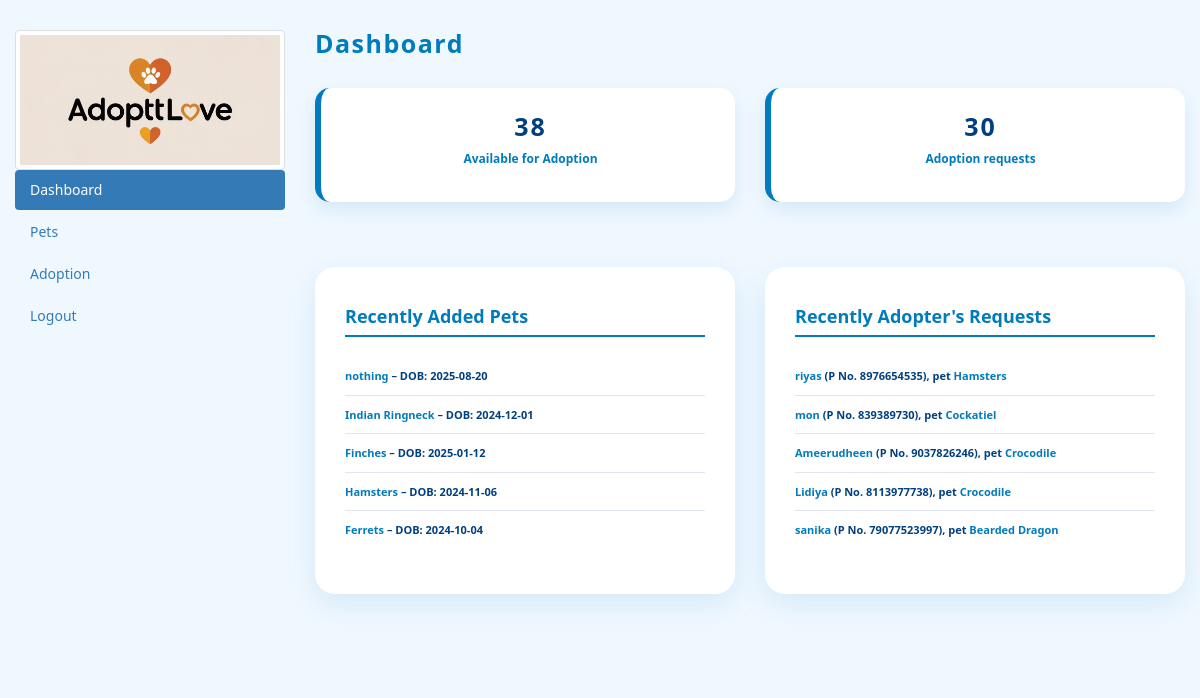
The page /dashboard.php (signed in) on the database as committed earlier.
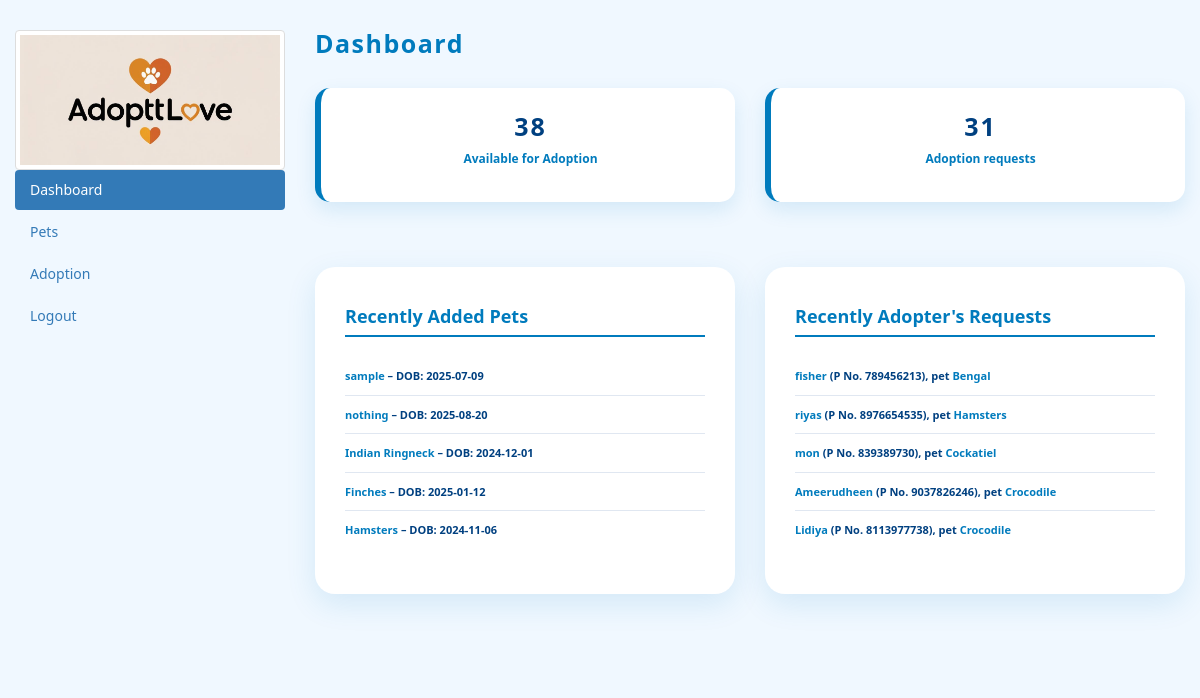
The same page on the database as committed later.
### tables this page shows
CREATE TABLE IF NOT EXISTS `pets` (
  `p_id` int NOT NULL AUTO_INCREMENT,
  `p_tittle` varchar(200) NOT NULL,
  `p_description` varchar(200) NOT NULL,
  `p_imagename` varchar(200) NOT NULL,
  `cat_id` int NOT NULL,
  `p_date_of_birth` date NOT NULL,
  `p_status` int NOT NULL,
  `p_createdBy` varchar(200) NOT NULL,
  `p_createdDate` timestamp NOT NULL DEFAULT CURRENT_TIMESTAMP,
  `p_updatedBy` varchar(200) NOT NULL,
  `p_updatedDate` timestamp NOT NULL DEFAULT CURRENT_TIMESTAMP,
  PRIMARY KEY (`p_id`)
);

CREATE TABLE IF NOT EXISTS `adoption` (
  `a_id` int NOT NULL AUTO_INCREMENT,
  `a_name` varchar(200) NOT NULL,
  `a_address` text NOT NULL,
  `a_pn` varchar(50) NOT NULL,
  `a_email` varchar(200) NOT NULL,
  `pet_id` int NOT NULL,
  `a_petName` varchar(200) NOT NULL,
  `a_comment` text NOT NULL,
  `a_status` int NOT NULL,
  `a_createdBy` varchar(200) NOT NULL,
  `a_createdDate` timestamp(6) NOT NULL DEFAULT CURRENT_TIMESTAMP(6),
  `a_updatedBy` varchar(200) NOT NULL,
  `a_updatedDate` timestamp(6) NOT NULL DEFAULT CURRENT_TIMESTAMP(6),
  PRIMARY KEY (`a_id`)
);

### dashboard.php (the view, shortened to what this page needs)
<?php
$conn = new mysqli("localhost", "root", "", "adoptlove");
$totalAdoptions = $conn->query("SELECT COUNT(*) AS total FROM adoption")->fetch_assoc()['total'];
$availablePets = $conn->query("SELECT COUNT(*) AS available FROM pets WHERE p_status = 1")->fetch_assoc()['available'];
?>
<!DOCTYPE html>
<html lang="en">
<head>
  <link rel="stylesheet" href="./js/dashboard/bootstrap.min.css">
</head>
<body>
<div class="container-fluid">
  <div class="row content">
    <?php include 'header.php'; ?>
    <div class="col-sm-9">
      <div class="dashboard-header">
        <h2>Dashboard</h2>
      </div>
      <div class="row">
        <div class="col-sm-6">
          <div class="stat-box" onclick="location.href='pets.php';" style="cursor:pointer;">
            <h4><?php echo $availablePets; ?></h4>
            <p>Available for Adoption</p>
          </div>
        </div>
        <div class="col-sm-6">
          <div class="stat-box" onclick="location.href='adoption.php';" style="cursor:pointer;">
            <h4><?php echo $totalAdoptions; ?></h4>
            <p>Adoption requests</p>
          </div>
        </div>
      </div>
     <div class="row">
  <div class="col-md-6">
    <div class="dashboard-card">
      <h4>Recently Added Pets</h4>
      <ul>
        <?php
        $recentPets = $conn->query("SELECT p_tittle, p_date_of_birth FROM pets ORDER BY p_id DESC LIMIT 5");
        while ($pet = $recentPets->fetch_assoc()) {
          echo "<li><strong>{$pet['p_tittle']}</strong> – DOB: {$pet['p_date_of_birth']}</li>";
        }
        ?>
      </ul>
    </div>
  </div>
  <div class="col-md-6">
    <div class="dashboard-card">
      <h4>Recently Adopter's Requests</h4>
      <ul>
        <?php
        $recentAdopters = $conn->query("SELECT a_name, a_pn, a_petName FROM adoption ORDER BY a_id DESC LIMIT 5");
        if ($recentAdopters && $recentAdopters->num_rows > 0) {
          while ($adopter = $recentAdopters->fetch_assoc()) {
            echo "<li><strong>{$adopter['a_name']}</strong> (P No. {$adopter['a_pn']}), pet <strong>{$adopter['a_petName']}</strong></li>";
          }
        } else {
          echo "<li>No recent adoption records found.</li>";
        }
        ?>
      </ul>
    </div>
  </div>
</div>
</div>
</div>
</div>
</body>
</html>

### header.php
<?php
  $currentPage = basename($_SERVER['PHP_SELF']);
?>
<div class="col-sm-3 sidenav hidden-xs">
  <img src="images/adoptlove1.png" alt="" class="img-thumbnail">
  <ul class="nav nav-pills nav-stacked">
    <li class="<?= ($currentPage == 'dashboard.php') ? 'active' : '' ?>">
      <a href="./dashboard.php">Dashboard</a>
    </li>
    <li class="<?= ($currentPage == 'pets.php') ? 'active' : '' ?>">
      <a href="./pets.php">Pets</a>
    </li>
    <li class="<?= ($currentPage == 'adoption.php') ? 'active' : '' ?>">
      <a href="./adoption.php">Adoption</a>
    </li>
    <li class="<?= ($currentPage == 'logout.php') ? 'active' : '' ?>">
      <a href="./logout.php">Logout</a>
    </li>
  </ul><br>
</div>

### dashboard.php (style rules this page uses)
body { background-color: #f0f8ff; color: #004080; font-family: 'Segoe UI', Tahoma, Geneva, Verdana, sans-serif; margin: 0; padding: 0; min-height: 100vh; }
.container-fluid { padding-top: 30px; }
.row.content { min-height: 80vh; }
.dashboard-header { display: flex; justify-content: space-between; align-items: center; margin-bottom: 30px; }
.dashboard-header h2 { color: #007bbd; font-weight: 700; font-size: 2.5rem; letter-spacing: 1.5px; margin: 0; }
.row > .col-sm-6 { margin-bottom: 25px; }
.stat-box { background: #ffffff; border-left: 6px solid #007bbd; padding: 25px 20px 25px 25px; border-radius: 15px; box-shadow: 0 8px 20px rgba(0, 123, 189, 0.12); transition: transform 0.3s ease, box-shadow 0.3s ease; cursor: pointer; }
.stat-box h4 { font-size: 2.5rem; margin: 0; color: #004080; font-weight: 700; letter-spacing: 2px; text-align: center; user-select: none; }
.stat-box p { margin-top: 10px; font-size: 1.2rem; font-weight: 600; text-align: center; color: #007bbd; user-select: none; }
.dashboard-card { background: #ffffff; padding: 30px 30px 35px 30px; border-radius: 20px; box-shadow: 0 10px 30px rgba(0, 123, 189, 0.12); margin-top: 40px; color: #004080; font-weight: 600; }
.dashboard-card h4 { margin-bottom: 20px; font-size: 1.8rem; color: #007bbd; font-weight: 700; border-bottom: 2px solid #007bbd; padding-bottom: 8px; }
.dashboard-card ul { list-style-type: none; padding-left: 0; font-size: 1.1rem; line-height: 1.6; color: #004080; }
.dashboard-card ul li { padding: 10px 0; border-bottom: 1px solid #e0e7f1; }
.dashboard-card ul li:last-child { border-bottom: none; }
.dashboard-card ul li strong { color: #007bbd; }

Rows that differ between the two databases and show on the page:
no longer on this page (row unchanged): pets: p_tittle "Ferrets", p_date_of_birth "2024-10-04"
no longer on this page (row unchanged): adoption: a_name "sanika", a_pn "79077523997", a_petName "Bearded Dragon"
added pets: p_tittle "sample", p_date_of_birth "2025-07-09"
added adoption: a_name "fisher", a_pn "789456213", a_petName "Bengal"
Other text that changed with them:
$totalAdoptions: "30" → "31"
